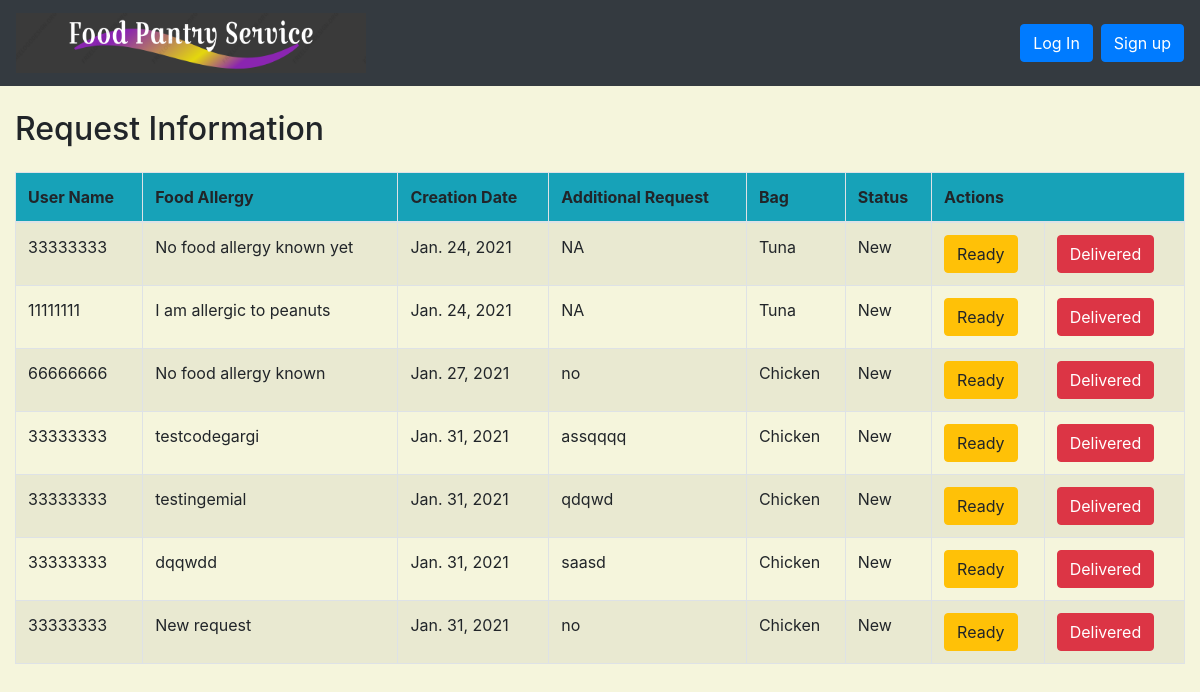
Screenshot of /request/admin_req_list with the database file from the repository.
### request/models.py (models this page shows, shortened)
class Request(models.Model):
    bag_type = (
        ('Chicken', 'Chicken Bag'),
        ('Tuna', 'Tuna Bag'),
        ('Veg', 'Veg Bag'),
    )
    approval_type = (
        ('New', 'New'),
        ('Ready', 'Ready'),
        ('Delivered', 'Delivered'),
    )
    username = models.ForeignKey(get_user_model(), on_delete=models.CASCADE, )
    food_allergy = models.TextField()
    request_date = models.DateField(default=timezone.now)
    additional_request = models.TextField()
    bag = models.CharField(max_length=20,
                           choices=bag_type,
                           default='Chicken')
    status = models.CharField(max_length=10,
                              choices=approval_type,
                              default='New')

### users/models.py (models this page shows)
class CustomUser(AbstractUser):
    email = models.EmailField(unique=True)
    address = models.CharField(max_length=50, default=' ')
    city = models.CharField(max_length=50, default=' ')
    state = models.CharField(max_length=50, default='NE')
    zipcode = models.CharField(max_length=10, default='00000')
    phone = models.CharField(max_length=20, default='(402)000-0000')
    username = models.CharField(max_length=10, unique=True, verbose_name='NUID', default='00000000')

### request/views.py (the view)
# urls.py: path('admin_req_list', views.admin_req_list, name='admin_req_list'),
def admin_req_list(request):
    reqs = Request.objects.filter()
    return render(request, 'admin_req_list.html', {'reqs': reqs})

### templates/admin_req_list.html (shortened to what this page needs)
<!doctype html>
<html lang="en">
{% extends 'base.html' %}
{% block content %}
    <body>
    <div class="row">
        <h2 style="padding-left: 15Px">Request Information</h2>
    </div>
    <div class="table-responsive-lg" style="float: none">
        <table class="table table-striped table-bordered table-hover">
            <thead>
            <tr class="bg-info">
                <th>User Name</th>
                <th>Food Allergy</th>
                <th>Creation Date</th>
                <th>Additional Request</th>
                <th>Bag</th>
                <th>Status</th>
                <th colspan="3">Actions</th>
            </tr>
            </thead>
            <tbody>
            {% for req in reqs %}
                <tr>
                    <td>{{ req.username }}</td>
                    <td>{{ req.food_allergy }}</td>
                    <td>{{ req.request_date }}</td>
                    <td>{{ req.additional_request }}</td>
                    <td>{{ req.bag }}</td>
                    <td>{{ req.status }}</td>
                    {% if req.status == "New" %}
                        <td><a href="{% url 'req_approve' pk=req.pk %}"
                               class="btn btn-warning">Ready</a></td>
                        <td><a href="{% url 'req_delivered' pk=req.pk %}"
                               class="btn btn-danger">Delivered</a></td>
                    {% elif req.status == "Ready" %}
                        <td align="center" colspan="2"><a href="{% url 'req_delivered' pk=req.pk %}"
                                                          class="btn btn-warning">Delivered</a></td>
                    {% else %}
                        <td style="color: red" align="center" colspan="2">No Action Available</td>
                    {% endif %}
                </tr>
            {% endfor %}
            </tbody>
        </table>
    </div>
{% endblock content %}

### templates/base.html (style rules this page uses)
body { background-color: beige; }

### templates/admin_req_list.html (style rules this page uses)
body { background-color: beige; }

### rows the page displays
Request: username "33333333", food_allergy "No food allergy known yet", request_date "Jan. 24, 2021", additional_request "NA", bag "Tuna", status "New", shows "Ready"
Request: username "11111111", food_allergy "I am allergic to peanuts", request_date "Jan. 24, 2021", additional_request "NA", bag "Tuna", status "New", shows "Ready"
Request: username "66666666", food_allergy "No food allergy known", request_date "Jan. 27, 2021", additional_request "no", bag "Chicken", status "New", shows "Ready"
Request: username "33333333", food_allergy "testcodegargi", request_date "Jan. 31, 2021", additional_request "assqqqq", bag "Chicken", status "New", shows "Ready"
Request: username "33333333", food_allergy "testingemial", request_date "Jan. 31, 2021", additional_request "qdqwd", bag "Chicken", status "New", shows "Ready"
Request: username "33333333", food_allergy "dqqwdd", request_date "Jan. 31, 2021", additional_request "saasd", bag "Chicken", status "New", shows "Ready"
Request: username "33333333", food_allergy "New request", request_date "Jan. 31, 2021", additional_request "no", bag "Chicken", status "New", shows "Ready"
